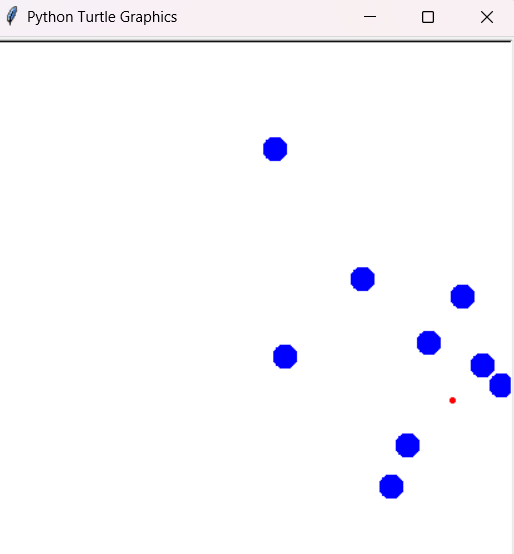

The Python source for this figure:
"""
Cañón, impactando objetivos con proyectiles.

Ejercicios:

1. Llevar la cuenta de los impactos en los objetivos.
2. Variar el efecto de la gravedad.
3. Aplicar gravedad a los objetivos.
4. Cambiar la velocidad de la bola.
"""

from random import randrange
from turtle import (
    Screen, clear, goto, dot, update, ontimer, setup,
    hideturtle, up, tracer, onscreenclick, done
)
from freegames import vector

# Posición inicial de la bola y su velocidad
ball = vector(-200, -200)
speed = vector(0, 0)
targets = []


def tap(x, y):
    """Responde al clic en la pantalla.

    Si la bola está fuera de la pantalla, reinicia la posición
    y ajusta la velocidad en función del clic.
    """
    if not inside(ball):
        ball.x = -199
        ball.y = -199
        speed.x = (x + 200) / 25
        speed.y = (y + 200) / 25


def inside(xy):
    """Devuelve True si xy está dentro de la pantalla."""
    return -200 < xy.x < 200 and -200 < xy.y < 200


def draw():
    """Dibuja la bola y los objetivos en la pantalla."""
    clear()

    # Dibuja cada objetivo como un punto azul
    for target in targets:
        goto(target.x, target.y)
        dot(20, 'blue')

    # Dibuja la bola como un punto rojo si está en la pantalla
    if inside(ball):
        goto(ball.x, ball.y)
        dot(6, 'red')

    update()


def move():
    """Mueve la bola y los objetivos en la pantalla."""
    # Agrega un nuevo objetivo en una posición aleatoria
    if randrange(40) == 0:
        y = randrange(-150, 150)
        target = vector(200, y)
        targets.append(target)

    # Mueve los objetivos hacia la izquierda
    for target in targets:
        target.x -= 0.5

    # Aplica la gravedad a la bola si está dentro de la pantalla
    if inside(ball):
        speed.y -= 0.35
        ball.move(speed)

    # Elimina objetivos que han sido impactados
    dupe = targets.copy()
    targets.clear()

    for target in dupe:
        if abs(target - ball) > 13:
            targets.append(target)

    draw()

    # Si algún objetivo está fuera de la pantalla, termina el juego
    for target in targets:
        if not inside(target):
            return

    # Programa la siguiente actualización del movimiento
    ontimer(move, 50)


# Configuración de la pantalla
screen = Screen()
screen.setup(width=420, height=420, startx=370, starty=0)

setup(420, 420, 370, 0)
hideturtle()
up()
tracer(False)
onscreenclick(tap)
move()
done()
